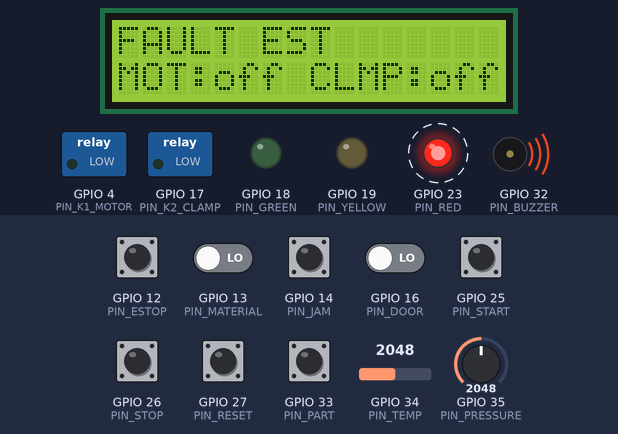
A sketch run on a simulated ESP32. Parts: 16×2 character LCD, switched loads named in the sketch (green lamp = pin HIGH), output pins drawn as LEDs (lit = HIGH), buzzer (waves = sounding). Dashed ring = blinking. The inputs (shaded band) are chosen by the test bench; at power-on: GPIO 12 (PIN_ESTOP), GPIO 14 (PIN_JAM), GPIO 25 (PIN_START), GPIO 26 (PIN_STOP), GPIO 27 (PIN_RESET), GPIO 33 (PIN_PART) HIGH, GPIO 13 (PIN_MATERIAL), GPIO 16 (PIN_DOOR) LOW, GPIO 34 (PIN_TEMP) = 2048, GPIO 35 (PIN_PRESSURE) = 2048 (analog values on the 0–4095 scale). What the sketch prints to the serial monitor is not drawn.

Above: at 0.66 s.
1.3 s: GPIO 16 (PIN_DOOR) driven HIGH
At 2.2 s:
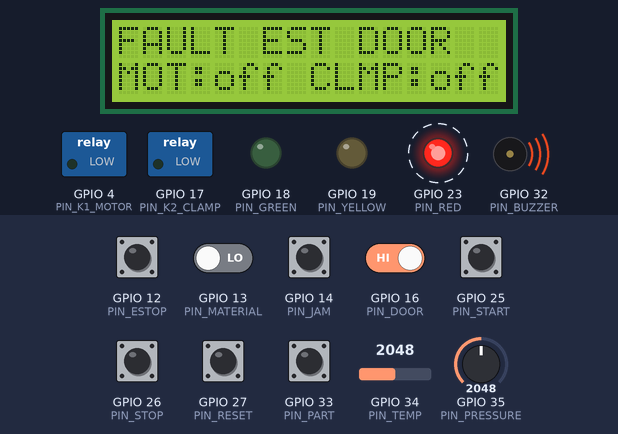
5.5 s: GPIO 16 (PIN_DOOR) driven LOW
At 5.8 s:
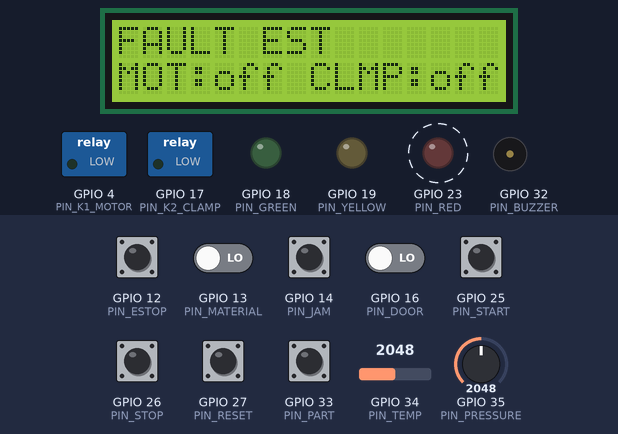
Timing chart, 0 to 14.5 s (numbered marks = the images above; inputs shaded):
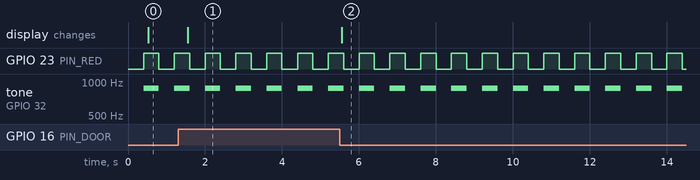

Measured:
- after the input at 1.3 s, the display: changes after 0.25 s (image 1)
- after the input at 5.5 s, the display: changes after 0.06 s (image 2)
- by itself, GPIO 23 (PIN_RED): alternates HIGH for 0.40 s and LOW for 0.40 s
- by itself, tone on GPIO 32 (PIN_BUZZER): alternates 880 Hz for 0.40 s and silent for 0.40 s

The sketch:

sketch.ino
```cpp
// ChinarSoft — Industrial ESP32 with Wokwi, Episode 4 — HOMEWORK SOLUTION
// Emergency stop: a latching E-STOP switch on GPIO 12.
//  - wired normally closed: released = contact closed = pin LOW. Pressed OR a broken wire
//    = pin HIGH (pull-up) -> the machine stops either way (fail-safe).
//  - pressed: both relays drop in the same loop (no clamp delay), machine -> FAULT, reason 10.
//  - RESET only works after the E-STOP is released; then START as usual.
//  - GPIO 12 must be LOW at boot: a released E-STOP pulls it to GND - exactly right.
// Reason 10 is our own code. A real E-STOP also cuts power in hardware (safety relay):
// this firmware layer is for the HMI and the logs, not the safety function.
// Relays and interlocks: the machine finally switches real loads.
//
// Same machine as Episodes 1-3 (andon, START / STOP / RESET / JAM, material, PART counter,
// motor temperature NTC on GPIO 34, air pressure 4-20 mA on GPIO 35 - filter + hysteresis on)
// plus:
//   K1 MOTOR relay  on GPIO 4   (relay module, COM-NO switches the motor lamp)
//   K2 CLAMP relay  on GPIO 17  (relay module, COM-NO switches the clamp valve lamp)
//   GUARD DOOR switch on GPIO 16 (slide switch: connected to GND = door closed)
//
// Sequence:  START -> clamp closes first, motor 300 ms later.
//            STOP  -> motor off at once, clamp opens 500 ms later.
// Interlock: the motor relay is decided every loop by motorAllowed(), not by a button.
// Guard:     opening the door stops the machine; closing it NEVER restarts it.
//
// NOTE: this is production logic, not a safety function. A real guard door goes through a
// safety relay that cuts the contactor power in hardware (ISO 13849 / EN 60204-1).
//
// State codes = ChinarSoft Virtual Machine HR0: 0 STOPPED, 1 RUNNING, 2 IDLE, 3 FAULT
// Reasons     = HR1: 0 none, 1 material shortage, 2 jam, 3 motor overload, 4 sensor fault,
//               9 guard open (our own code - the Virtual Machine list stops at 7)

#include <Wire.h>
#include <LiquidCrystal_I2C.h>
#include <math.h>

// ---------- pins ----------
const int PIN_START    = 25;
const int PIN_STOP     = 26;
const int PIN_RESET    = 27;
const int PIN_JAM      = 14;
const int PIN_MATERIAL = 13;  // slide switch: connected to GND = material present
const int PIN_PART     = 33;  // part sensor (push button "PART", key P)
const int PIN_TEMP     = 34;  // NTC, ADC1
const int PIN_PRESSURE = 35;  // 4-20 mA across 165 ohm, ADC1
const int PIN_DOOR     = 16;  // guard door switch: connected to GND = closed

const int PIN_K1_MOTOR = 4;   // relay inputs: pins that stay LOW while the ESP32 boots
const int PIN_K2_CLAMP = 17;  // (avoid the strapping pins 0, 2, 5, 12, 15)
const int PIN_ESTOP    = 12;  // homework: latching E-STOP, normally closed to GND

const int PIN_GREEN  = 18;
const int PIN_YELLOW = 19;
const int PIN_RED    = 23;
const int PIN_BUZZER = 32;

LiquidCrystal_I2C lcd(0x27, 16, 2);

// ---------- limits ----------
const float TEMP_WARN_ON  = 60.0;
const float TEMP_WARN_OFF = 55.0;
const float TEMP_TRIP     = 75.0;
const float TEMP_RESET_OK = 70.0;
const float MA_MIN        = 3.6;
const float MA_MAX        = 21.0;
const float BAR_FULL      = 10.0;
const float SHUNT_OHM     = 165.0;
const float FILTER_ALPHA  = 0.1;

const unsigned long CLAMP_SETTLE_MS = 300;  // clamp closes before the motor starts
const unsigned long MOTOR_COAST_MS  = 500;  // motor stops before the clamp opens

// ---------- states ----------
enum State { STOPPED = 0, RUNNING = 1, IDLE = 2, FAULT = 3 };
enum Reason { NONE = 0, MATERIAL_SHORTAGE = 1, JAM = 2, MOTOR_OVERLOAD = 3, SENSOR_FAULT = 4,
              GUARD_OPEN = 9, ESTOP = 10 };

const char* STATE_NAMES[]  = { "STOPPED", "RUNNING", "IDLE", "FAULT" };
const char* REASON_NAMES[] = { "-", "material", "jam", "motor overtemp", "sensor fault",
                               "", "", "", "", "guard open", "EMERGENCY STOP" };
const char* REASON_SHORT[] = { "", " MAT", " JAM", " OVT", " SNS", "", "", "", "", " GRD", " EST" };

State  state  = STOPPED;
Reason reason = NONE;
unsigned long stateSince = 0;

// ---------- buttons with a simple debounce (Episode 1) ----------
struct Button {
  int pin;
  bool stable;
  bool lastRead;
  unsigned long changedAt;
};

Button btnStart = { PIN_START, true, true, 0 };
Button btnStop  = { PIN_STOP,  true, true, 0 };
Button btnReset = { PIN_RESET, true, true, 0 };
Button btnJam   = { PIN_JAM,   true, true, 0 };

// ---------- sensor values (Episode 3) ----------
float tempC = 25.0;
float mA = 12.0;
float bar = 5.0;
bool tempBroken = false;
bool loopBroken = false;
bool hot = false;

// ---------- relays ----------
bool k1Motor = false;
bool k2Clamp = false;
unsigned long clampOnSince = 0;   // when K2 closed
unsigned long motorOffSince = 0;  // when K1 opened
const char* block = "-";          // first interlock that holds the motor off

bool pressed(Button& b) {
  bool now = digitalRead(b.pin);
  if (now != b.lastRead) {
    b.lastRead = now;
    b.changedAt = millis();
  }
  if (millis() - b.changedAt > 30 && now != b.stable) {
    b.stable = now;
    return b.stable == LOW;
  }
  return false;
}

bool materialPresent() { return digitalRead(PIN_MATERIAL) == LOW; }
bool doorClosed()      { return digitalRead(PIN_DOOR) == LOW; }
bool estopPressed()    { return digitalRead(PIN_ESTOP) == HIGH; }  // open contact = stop
bool sensorFault()     { return tempBroken || loopBroken; }

// ---------- part counting (Episode 2) ----------
const unsigned long QUIET_US = 20000;
volatile uint32_t rawEdges = 0;
volatile unsigned long lastEdgeUs = 0;

void IRAM_ATTR onPartChange() {
  if (digitalRead(PIN_PART) == LOW) rawEdges++;
  lastEdgeUs = micros();
}

bool partStable = HIGH;
uint32_t goodCount = 0;
unsigned long lastPartMs = 0;
unsigned int cycleDs = 0;

void setState(State s, Reason r) {
  if (s == state && r == reason) return;
  if (s != RUNNING) lastPartMs = 0;
  state = s;
  reason = r;
  stateSince = millis();
  Serial.print("-> ");
  Serial.print(STATE_NAMES[state]);
  if (reason != NONE) {
    Serial.print(" (");
    Serial.print(REASON_NAMES[reason]);
    Serial.print(")");
  }
  Serial.println();
}

// ---------- sensors every 50 ms (Episode 3, filter + hysteresis always on) ----------
unsigned long lastSample = 0;

void readSensors() {
  if (millis() - lastSample < 50) return;
  lastSample = millis();

  int t = analogRead(PIN_TEMP);
  tempBroken = (t < 20 || t > 4075);
  if (!tempBroken) {
    const float BETA = 3950;
    float raw = 1 / (log(1 / (4095. / t - 1)) / BETA + 1.0 / 298.15) - 273.15;
    tempC += FILTER_ALPHA * (raw - tempC);
    if (!hot && tempC >= TEMP_WARN_ON) hot = true;
    if (hot && tempC < TEMP_WARN_OFF) hot = false;
  }

  int p = analogRead(PIN_PRESSURE);
  mA = p * 3.3 / 4095.0 / SHUNT_OHM * 1000.0;
  loopBroken = (mA < MA_MIN || mA > MA_MAX);
  bar = (mA - 4.0) * BAR_FULL / 16.0;
  if (bar < 0) bar = 0;
}

void updateStateMachine() {
  bool start = pressed(btnStart);
  bool stop  = pressed(btnStop);
  bool reset = pressed(btnReset);
  bool jam   = pressed(btnJam);
  bool material = materialPresent();

  // homework: the E-STOP beats everything, in every state
  if (estopPressed() && !(state == FAULT && reason == ESTOP)) { setState(FAULT, ESTOP); return; }

  // protections first: they beat any button
  if (state == RUNNING || state == IDLE) {
    if (sensorFault())      { setState(FAULT, SENSOR_FAULT);   return; }
    if (tempC >= TEMP_TRIP) { setState(FAULT, MOTOR_OVERLOAD); return; }
    if (!doorClosed())      { setState(STOPPED, GUARD_OPEN);   return; }  // no restart on close
  }

  switch (state) {
    case STOPPED:
      if (start) {
        if (!doorClosed())               Serial.println("start refused: guard door open");
        else if (sensorFault())          Serial.println("start refused: sensor fault");
        else if (tempC >= TEMP_RESET_OK) Serial.println("start refused: motor too hot");
        else setState(material ? RUNNING : IDLE, material ? NONE : MATERIAL_SHORTAGE);
      }
      break;
    case RUNNING:
      if (stop)           setState(STOPPED, NONE);
      else if (jam)       setState(FAULT, JAM);
      else if (!material) setState(IDLE, MATERIAL_SHORTAGE);
      break;
    case IDLE:
      if (stop)          setState(STOPPED, NONE);
      else if (material) setState(RUNNING, NONE);
      break;
    case FAULT:
      if (reset) {
        if (estopPressed())              Serial.println("reset refused: release the E-STOP first");
        else if (sensorFault())               Serial.println("reset refused: sensor fault");
        else if (tempC >= TEMP_RESET_OK) Serial.println("reset refused: motor too hot");
        else setState(STOPPED, NONE);
      }
      break;
  }
}

// ---------- the interlock layer: checked every loop, not only when a button is pressed ----------
bool motorAllowed() {
  if (state != RUNNING)                         { block = "state";  return false; }
  if (!doorClosed())                            { block = "door";   return false; }
  if (sensorFault())                            { block = "sensor"; return false; }
  if (tempC >= TEMP_TRIP)                       { block = "temp";   return false; }
  if (!k2Clamp)                                 { block = "clamp";  return false; }
  if (millis() - clampOnSince < CLAMP_SETTLE_MS) { block = "clamp";  return false; }
  block = "-";
  return true;
}

void setRelay(int pin, bool& now, bool want, const char* name) {
  if (want == now) return;
  now = want;
  digitalWrite(pin, want ? HIGH : LOW);
  Serial.print(name);
  Serial.println(want ? " ON" : " OFF");
}

void updateRelays() {
  unsigned long t = millis();

  // homework: E-STOP drops both relays at once - no 500 ms clamp delay
  if (estopPressed() || (state == FAULT && reason == ESTOP)) {
    if (k1Motor) motorOffSince = t;
    setRelay(PIN_K1_MOTOR, k1Motor, false, "K1 MOTOR");
    setRelay(PIN_K2_CLAMP, k2Clamp, false, "K2 CLAMP");
    return;
  }

  // K1 motor: on only while every interlock agrees, off at once otherwise
  bool wasMotor = k1Motor;
  setRelay(PIN_K1_MOTOR, k1Motor, motorAllowed(), "K1 MOTOR");
  if (wasMotor && !k1Motor) motorOffSince = t;

  // K2 clamp: closes when RUNNING, opens only after the motor has been off for 500 ms
  bool wantClamp;
  if (state == RUNNING && doorClosed()) wantClamp = true;
  else if (k1Motor) wantClamp = true;
  else if (k2Clamp && t - motorOffSince < MOTOR_COAST_MS) wantClamp = true;
  else wantClamp = false;
  if (wantClamp && !k2Clamp) clampOnSince = t;
  setRelay(PIN_K2_CLAMP, k2Clamp, wantClamp, "K2 CLAMP");
}

// ---------- count parts (Episode 2) ----------
void updateCounter() {
  if (micros() - lastEdgeUs < QUIET_US) return;
  bool level = digitalRead(PIN_PART);
  if (level == partStable) return;
  partStable = level;
  if (level == LOW && state == RUNNING && k1Motor) {   // no motor, no part
    unsigned long now = millis();
    if (lastPartMs != 0) cycleDs = (now - lastPartMs + 50) / 100;
    lastPartMs = now;
    goodCount++;
  }
}

// ---------- outputs ----------
void updateAndon() {
  bool blink = (millis() / 400) % 2;
  digitalWrite(PIN_GREEN,  state == RUNNING);
  digitalWrite(PIN_YELLOW, state == IDLE || (state == STOPPED && reason == GUARD_OPEN && blink));
  digitalWrite(PIN_RED,    state == FAULT && blink);

  static bool buzzing = false;
  bool wantBuzz = (state == FAULT && blink);
  if (wantBuzz != buzzing) {
    buzzing = wantBuzz;
    if (buzzing) tone(PIN_BUZZER, 880);
    else noTone(PIN_BUZZER);
  }
}

void serial1(float v) {
  int x = (int)(v * 10 + (v < 0 ? -0.5 : 0.5));
  if (x < 0) { Serial.print("-"); x = -x; }
  Serial.print(x / 10);
  Serial.print(".");
  Serial.print(x % 10);
}

unsigned long lastReport = 0;

void report() {
  if (millis() - lastReport < 500) return;
  lastReport = millis();

  // LCD line 1: state + reason (+ DOOR when open), line 2: relays
  lcd.setCursor(0, 0);
  lcd.print(STATE_NAMES[state]);
  lcd.print(REASON_SHORT[reason]);
  if (!doorClosed() && reason != GUARD_OPEN) lcd.print(" DOOR");
  lcd.print("        ");
  lcd.setCursor(0, 1);
  lcd.print(k1Motor ? "MOT:ON  " : "MOT:off ");
  lcd.print(k2Clamp ? "CLMP:ON " : "CLMP:off");

  Serial.print("{\"state\":");
  Serial.print(state);
  Serial.print(",\"reason\":");
  Serial.print(reason);
  Serial.print(",\"motor\":");
  Serial.print(k1Motor ? 1 : 0);
  Serial.print(",\"clamp\":");
  Serial.print(k2Clamp ? 1 : 0);
  Serial.print(",\"door\":");
  Serial.print(doorClosed() ? 1 : 0);
  Serial.print(",\"estop\":");
  Serial.print(estopPressed() ? 1 : 0);
  Serial.print(",\"block\":\"");
  Serial.print(block);
  Serial.print("\",\"temp_c\":");
  serial1(tempC);
  Serial.print(",\"bar\":");
  serial1(bar);
  Serial.print(",\"good\":");
  Serial.print(goodCount);
  Serial.println("}");
}

void setup() {
  // relays first: write LOW before the pin becomes an output, so they never click at boot
  digitalWrite(PIN_K1_MOTOR, LOW);
  digitalWrite(PIN_K2_CLAMP, LOW);
  pinMode(PIN_K1_MOTOR, OUTPUT);
  pinMode(PIN_K2_CLAMP, OUTPUT);

  Serial.begin(115200);

  pinMode(PIN_START, INPUT_PULLUP);
  pinMode(PIN_STOP, INPUT_PULLUP);
  pinMode(PIN_RESET, INPUT_PULLUP);
  pinMode(PIN_JAM, INPUT_PULLUP);
  pinMode(PIN_MATERIAL, INPUT_PULLUP);
  pinMode(PIN_PART, INPUT_PULLUP);
  pinMode(PIN_DOOR, INPUT_PULLUP);
  pinMode(PIN_ESTOP, INPUT_PULLUP);
  attachInterrupt(digitalPinToInterrupt(PIN_PART), onPartChange, CHANGE);

  pinMode(PIN_GREEN, OUTPUT);
  pinMode(PIN_YELLOW, OUTPUT);
  pinMode(PIN_RED, OUTPUT);
  pinMode(PIN_BUZZER, OUTPUT);

  analogReadResolution(12);
  lcd.init();
  lcd.backlight();

  // start the temperature filter at the real value
  int t = analogRead(PIN_TEMP);
  if (t > 20 && t < 4075) tempC = 1 / (log(1 / (4095. / t - 1)) / 3950 + 1.0 / 298.15) - 273.15;

  Serial.println("ChinarSoft machine ready. Close the guard door (D), then START.");
  stateSince = millis();
}

void loop() {
  readSensors();
  updateStateMachine();
  updateRelays();
  updateCounter();
  updateAndon();
  report();
  delay(5);
}
```
